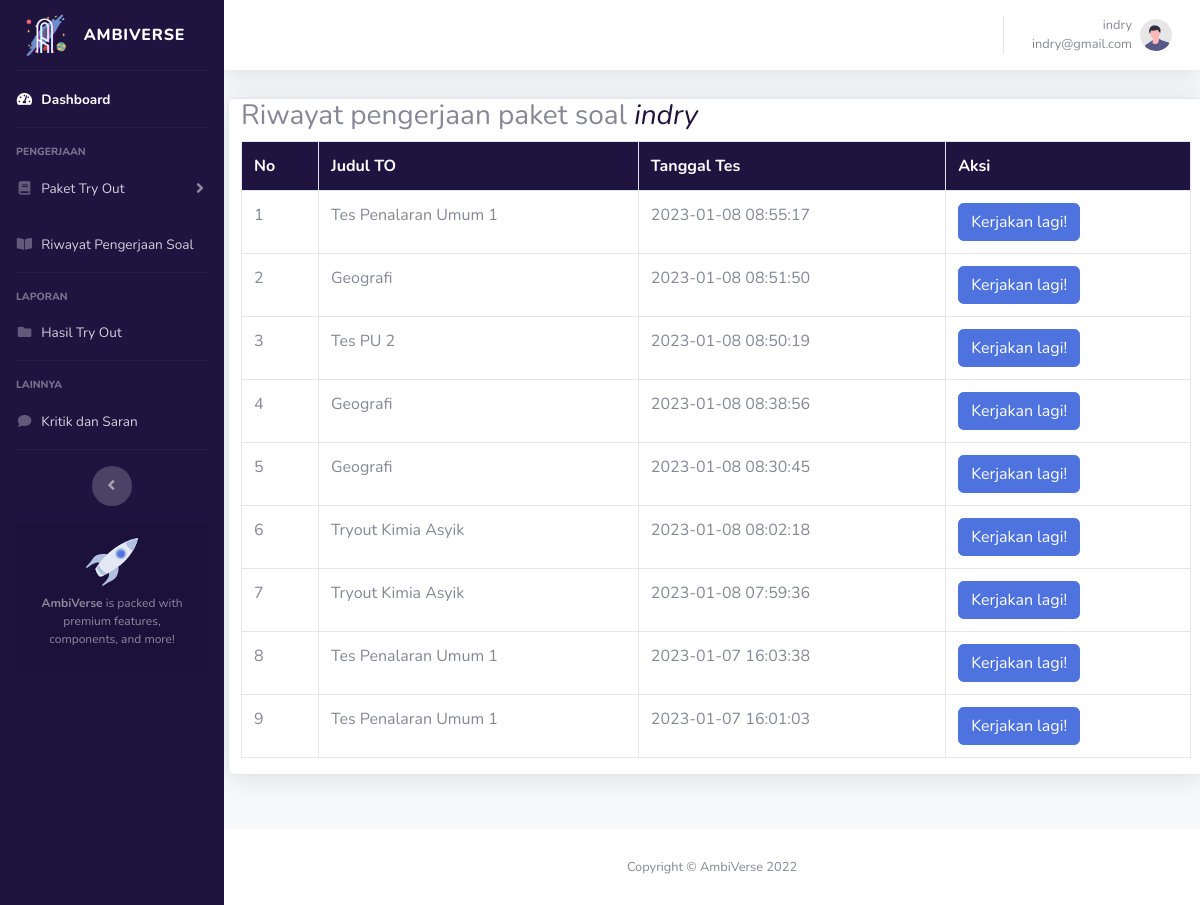
The page /student/old_exam_results.php (signed in) on the database its author committed.
### tables this page shows
CREATE TABLE `exam_results` (
  `id` int(11) NOT NULL,
  `username` varchar(80) NOT NULL,
  `judul_to` varchar(100) NOT NULL,
  `subtes` varchar(50) NOT NULL,
  `total_question` varchar(10) NOT NULL,
  `correct_answer` varchar(10) NOT NULL,
  `wrong_answer` varchar(10) NOT NULL,
  `exam_time` varchar(50) NOT NULL
);

### student/old_exam_results.php (the view, shortened to what this page needs)
<?php
    include("header.php");
    include("../includes/functions.php");
?>
        <div class="row" style="margin: 0px; padding:0px; margin-bottom: 50px;">
            <div class="card shadow col-lg-12 col-lg-push-3 m-1" style="min-height: 500px; background-color: white;">
            <h3>Riwayat pengerjaan paket soal <i style="color: #1f1340"><?= $_SESSION["username"] ?></i></h3>
                <?php
                    $res = mysqli_query($conn, "SELECT * FROM exam_results WHERE username = '$_SESSION[username]' ORDER BY id DESC");
                    $count = mysqli_num_rows($res);
                    $no = 0;
                    if($count == 0){
                        ?>
                            <center>
                                <h2 class="col-lg-8 text-danger">Kamu belum mengerjakan paket soal kami. Silahkan kembali ke halaman utama dan pilih paket soal!!</h2>
                                <a href="index.php" class="btn btn-outline-primary"><i class="fa fa-home"></i></a>
                            </center>
                        <?php
                    } else {
                        echo "<table class='table table-bordered'>";
                            echo "<tr style='background-color: #1f1340; color: white'>";
                                echo "<th>"; echo "No"; echo "</th>";
                                echo "<th>"; echo "Judul TO"; echo "</th>";
                                echo "<th>"; echo "Tanggal Tes"; echo "</th>";
                                echo "<th>"; echo "Aksi"; echo "</th>";
                            echo "</tr>";
                            while ($row = mysqli_fetch_array($res)){
                                $res1 = mysqli_query($conn, "SELECT * FROM exam_category");
                                while ($row1 = mysqli_fetch_array($res1)){
                                    if($row["judul_to"] == $row1["judul_to"]){
                                        $id = $row1["id"];
                                    }
                                }
                                $no++;
                                echo "<tr>";
                                    echo "<td>"; echo $no; echo "</td>";
                                    echo "<td>"; echo $row["judul_to"]; echo "</td>";
                                    echo "<td>"; echo $row["exam_time"]; echo "</td>";
                                    echo "<td>"; ?><a href="dashboard1.php?id=<?=$id;?>" class="btn btn-primary">Kerjakan lagi!</a><?php echo "</td>";
                                echo "</tr>";
                            }
                        echo "</table>";
                    }
                ?>
            </div>
        </div>
<?php include("footer.php");

### rows shown on the page
exam_results: judul_to "Tes Penalaran Umum 1", exam_time "2023-01-08 08:55:17"
exam_results: judul_to "Geografi", exam_time "2023-01-08 08:51:50"
exam_results: judul_to "Tes PU 2", exam_time "2023-01-08 08:50:19"
exam_results: judul_to "Geografi", exam_time "2023-01-08 08:38:56"
exam_results: judul_to "Geografi", exam_time "2023-01-08 08:30:45"
exam_results: judul_to "Tryout Kimia Asyik", exam_time "2023-01-08 08:02:18"
exam_results: judul_to "Tryout Kimia Asyik", exam_time "2023-01-08 07:59:36"
exam_results: judul_to "Tes Penalaran Umum 1", exam_time "2023-01-07 16:03:38"
exam_results: judul_to "Tes Penalaran Umum 1", exam_time "2023-01-07 16:01:03"

### other values the page prints
$_SESSION["username"] "indry"
$_SESSION["email"] "indry@gmail.com"
